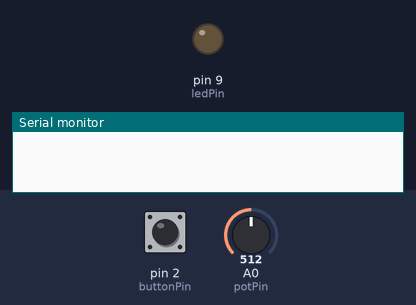
The sketch below on a simulated Arduino Uno, built with avr-gcc and run on an emulated ATmega328P. On the bench: output pins drawn as LEDs (lit = HIGH), the last lines printed to the serial monitor. Inputs (shaded band) come from the test bench; at power-on: pin 2 (buttonPin) HIGH, A0 (potPin) = 512.

Above: at 1.2 s.
1.3 s: pin 2 (buttonPin) pulled LOW for 0.15 s
At 1.4 s:
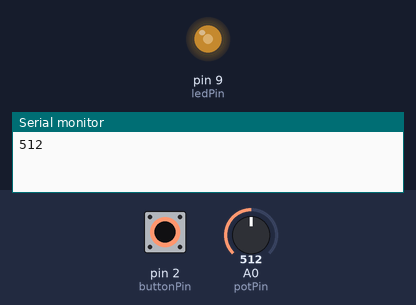
3.0 s: pin 2 (buttonPin) pulled LOW for 3.2 s
At 7.3 s:
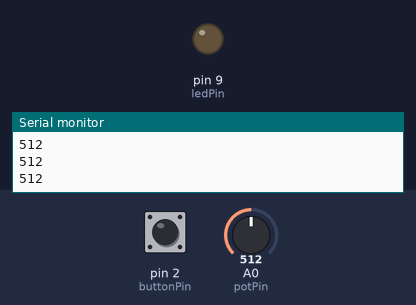
Timing chart, 0 to 8.8 s (numbered marks = the images above; inputs shaded):
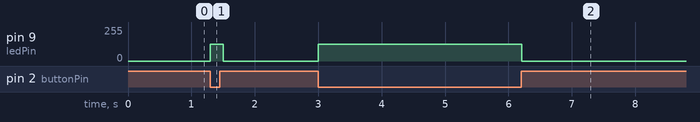

Measured:
- after the input at 1.3 s, pin 9 (ledPin): 0/255 → 127/255 at once, → 0/255 0.20 s later
- after the input at 3.0 s, pin 9 (ledPin): 0/255 → 127/255 at once, → 0/255 3.2 s later

The sketch:

led_control.ino
```cpp
int buttonPin =2;
// code for potentiometer
int potPin=A0;
int reading_Pot;
////////////////
int ledPin=9;
void setup()
{
  Serial.begin(9600);
  pinMode(ledPin, OUTPUT);
  pinMode(buttonPin, INPUT_PULLUP);
}

void loop()
{
  int brightness;
  if (digitalRead(buttonPin)==LOW){
    reading_Pot = analogRead(potPin);
    if (reading_Pot >=0 && reading_Pot <=350)
    {
    brightness= reading_Pot/4;
    }
    else if (reading_Pot >=351 && reading_Pot <=511)
    {
    brightness= reading_Pot/8;
    }
    else
    {
    brightness = 255 - (reading_Pot / 4);
    }
    analogWrite(ledPin,brightness);
    Serial.println(reading_Pot);
    delay(100);
  }
  else {
    analogWrite(ledPin, 0);}
}
```
